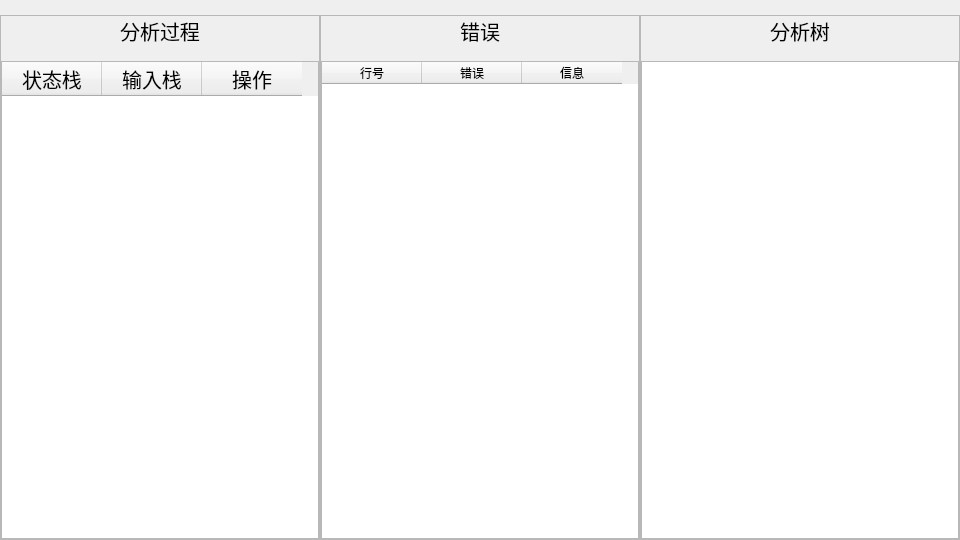
<?xml version="1.0" encoding="UTF-8"?>
<ui version="4.0">
 <class>Dialog</class>
 <widget class="QDialog" name="Dialog">
  <property name="geometry">
   <rect>
    <x>0</x>
    <y>0</y>
    <width>960</width>
    <height>540</height>
   </rect>
  </property>
  <property name="font">
   <font>
    <pointsize>15</pointsize>
   </font>
  </property>
  <property name="windowTitle">
   <string>语法分析</string>
  </property>
  <property name="windowIcon">
   <iconset>
    <normaloff>../help/system.ico</normaloff>../help/system.ico</iconset>
  </property>
  <layout class="QHBoxLayout" name="horizontalLayout">
   <property name="spacing">
    <number>0</number>
   </property>
   <property name="leftMargin">
    <number>0</number>
   </property>
   <property name="topMargin">
    <number>15</number>
   </property>
   <property name="rightMargin">
    <number>0</number>
   </property>
   <property name="bottomMargin">
    <number>0</number>
   </property>
   <item>
    <widget class="QFrame" name="frame">
     <property name="frameShape">
      <enum>QFrame::StyledPanel</enum>
     </property>
     <property name="frameShadow">
      <enum>QFrame::Raised</enum>
     </property>
     <layout class="QVBoxLayout" name="verticalLayout">
      <property name="spacing">
       <number>15</number>
      </property>
      <property name="leftMargin">
       <number>0</number>
      </property>
      <property name="topMargin">
       <number>0</number>
      </property>
      <property name="rightMargin">
       <number>0</number>
      </property>
      <property name="bottomMargin">
       <number>0</number>
      </property>
      <item>
       <widget class="QLabel" name="label">
        <property name="text">
         <string>分析过程</string>
        </property>
        <property name="alignment">
         <set>Qt::AlignCenter</set>
        </property>
       </widget>
      </item>
      <item>
       <widget class="QTableWidget" name="syntax_table">
        <property name="editTriggers">
         <set>QAbstractItemView::NoEditTriggers</set>
        </property>
        <property name="textElideMode">
         <enum>Qt::ElideRight</enum>
        </property>
        <property name="verticalScrollMode">
         <enum>QAbstractItemView::ScrollPerPixel</enum>
        </property>
        <property name="horizontalScrollMode">
         <enum>QAbstractItemView::ScrollPerPixel</enum>
        </property>
        <property name="gridStyle">
         <enum>Qt::SolidLine</enum>
        </property>
        <column>
         <property name="text">
          <string>状态栈</string>
         </property>
        </column>
        <column>
         <property name="text">
          <string>输入栈</string>
         </property>
        </column>
        <column>
         <property name="text">
          <string>操作</string>
         </property>
        </column>
       </widget>
      </item>
     </layout>
    </widget>
   </item>
   <item>
    <widget class="QFrame" name="frame_2">
     <property name="sizePolicy">
      <sizepolicy hsizetype="Preferred" vsizetype="Preferred">
       <horstretch>0</horstretch>
       <verstretch>0</verstretch>
      </sizepolicy>
     </property>
     <property name="frameShape">
      <enum>QFrame::StyledPanel</enum>
     </property>
     <property name="frameShadow">
      <enum>QFrame::Raised</enum>
     </property>
     <layout class="QVBoxLayout" name="verticalLayout_2">
      <property name="spacing">
       <number>15</number>
      </property>
      <property name="leftMargin">
       <number>0</number>
      </property>
      <property name="topMargin">
       <number>0</number>
      </property>
      <property name="rightMargin">
       <number>0</number>
      </property>
      <property name="bottomMargin">
       <number>0</number>
      </property>
      <item>
       <widget class="QLabel" name="label_2">
        <property name="text">
         <string>错误</string>
        </property>
        <property name="alignment">
         <set>Qt::AlignCenter</set>
        </property>
       </widget>
      </item>
      <item>
       <widget class="QTableWidget" name="error_table">
        <property name="font">
         <font>
          <pointsize>9</pointsize>
         </font>
        </property>
        <property name="editTriggers">
         <set>QAbstractItemView::NoEditTriggers</set>
        </property>
        <property name="verticalScrollMode">
         <enum>QAbstractItemView::ScrollPerPixel</enum>
        </property>
        <property name="horizontalScrollMode">
         <enum>QAbstractItemView::ScrollPerPixel</enum>
        </property>
        <attribute name="verticalHeaderVisible">
         <bool>false</bool>
        </attribute>
        <column>
         <property name="text">
          <string>行号</string>
         </property>
        </column>
        <column>
         <property name="text">
          <string>错误</string>
         </property>
        </column>
        <column>
         <property name="text">
          <string>信息</string>
         </property>
        </column>
       </widget>
      </item>
     </layout>
    </widget>
   </item>
   <item>
    <widget class="QFrame" name="frame_3">
     <property name="frameShape">
      <enum>QFrame::StyledPanel</enum>
     </property>
     <property name="frameShadow">
      <enum>QFrame::Raised</enum>
     </property>
     <layout class="QVBoxLayout" name="verticalLayout_3">
      <property name="spacing">
       <number>15</number>
      </property>
      <property name="leftMargin">
       <number>0</number>
      </property>
      <property name="topMargin">
       <number>0</number>
      </property>
      <property name="rightMargin">
       <number>0</number>
      </property>
      <property name="bottomMargin">
       <number>0</number>
      </property>
      <item>
       <widget class="QLabel" name="label_3">
        <property name="text">
         <string>分析树</string>
        </property>
        <property name="alignment">
         <set>Qt::AlignCenter</set>
        </property>
       </widget>
      </item>
      <item>
       <widget class="QTreeWidget" name="syntax_tree">
        <property name="font">
         <font>
          <pointsize>9</pointsize>
         </font>
        </property>
        <property name="alternatingRowColors">
         <bool>false</bool>
        </property>
        <property name="verticalScrollMode">
         <enum>QAbstractItemView::ScrollPerItem</enum>
        </property>
        <attribute name="headerVisible">
         <bool>false</bool>
        </attribute>
        <column>
         <property name="text">
          <string notr="true">1</string>
         </property>
        </column>
       </widget>
      </item>
     </layout>
    </widget>
   </item>
  </layout>
 </widget>
 <resources/>
 <connections/>
</ui>
